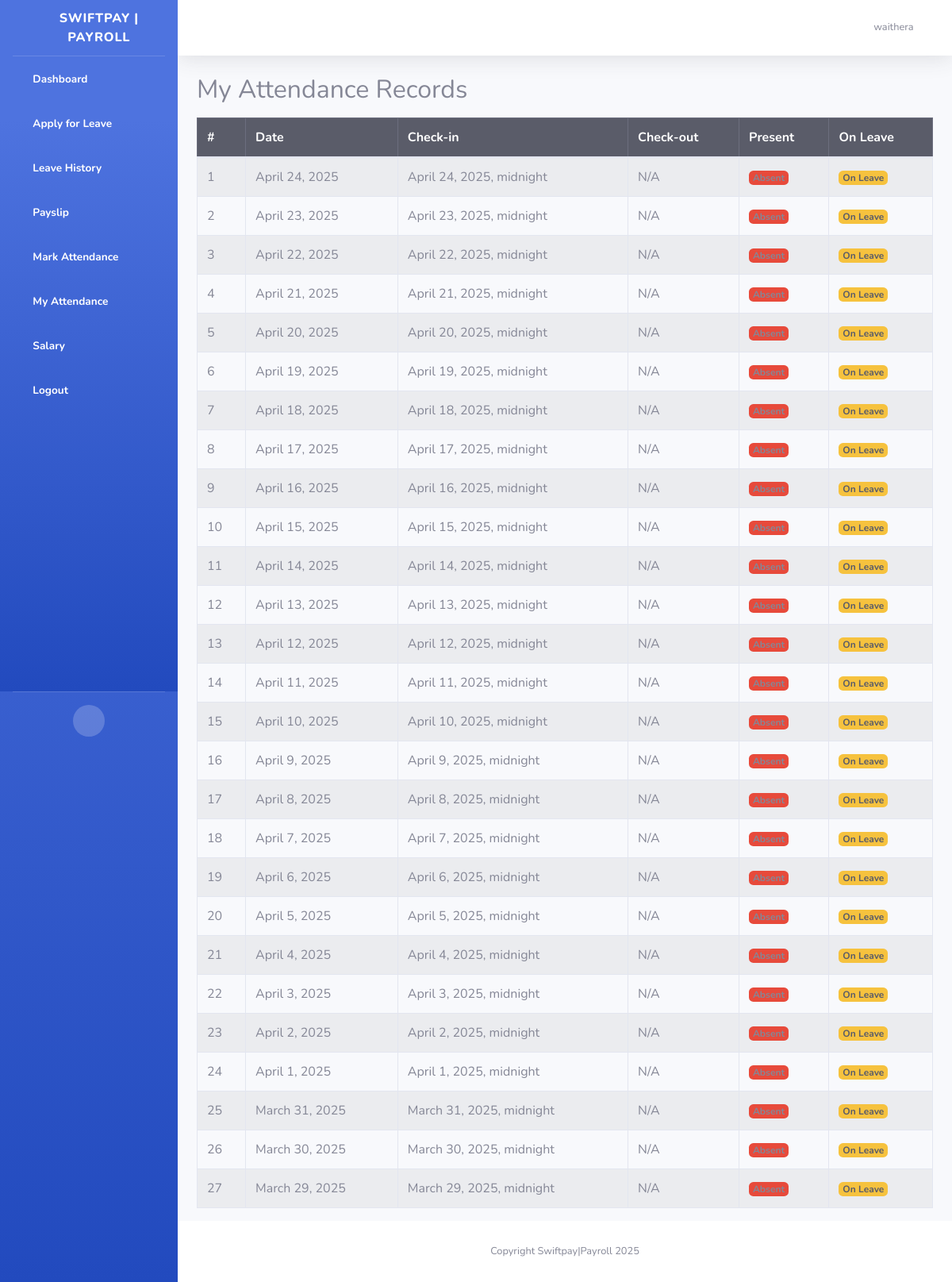
Page /my-attendance/ (signed in) on the committed database.
### mywebsite/models.py (models this page shows, shortened)
class CustomUser(AbstractUser):
    GENDER_CHOICES = [
        ('M', 'Male'),
        ('F', 'Female'),
        ('O', 'Other')
    ]
    employee_id = models.CharField(max_length=20, unique=True)
    date_of_birth = models.DateField(null=True, blank=True)
    gender = models.CharField(max_length=1, choices=GENDER_CHOICES)
    phone_number = models.CharField(max_length=15, blank=True)
    address = models.TextField(blank=True)
    joined_date = models.DateField(default=timezone.now)
    role = models.ForeignKey(EmployeeRole, on_delete=models.SET_NULL, null=True)
    department = models.ForeignKey(Department, on_delete=models.SET_NULL, null=True)
    is_active_employee = models.BooleanField(default=True)
    middle_name = models.CharField(max_length=255, null=True, blank=True)
    residential_status = models.CharField(max_length=2, choices=[
        ('R', 'Resident'),
        ('NR', 'Non-Resident')
    ], null=True, blank=True)
    national_id = models.CharField(max_length=10, null=True, blank=True)
    kra_pin = models.CharField(max_length=11, null=True, blank=True)
    nssf_no = models.CharField(max_length=15, null=True, blank=True)
    nhif_no = models.CharField(max_length=15, null=True, blank=True)
    passport_photo = models.ImageField(upload_to='employee_photos/', blank=True, null=True)
    basic_salary = models.DecimalField(max_digits=10, decimal_places=2, null=True, blank=True)
    bank = models.CharField(max_length=50, null=True, blank=True)
    bank_account_name = models.CharField(max_length=255, null=True, blank=True)
    bank_account_number = models.CharField(max_length=35, null=True, blank=True)
    bank_branch = models.CharField(max_length=40, null=True, blank=True)
    employee_personal_number = models.CharField(max_length=50, null=True, blank=True)
    date_of_employment = models.DateField(null=True, blank=True)
    contract_type = models.CharField(choices=[
        ('P', 'Permanent'),
        ('T', 'Temporary')
    ], max_length=1, null=True, blank=True)
    job_title = models.CharField(max_length=50, null=True, blank=True)
    employee_email = models.EmailField(null=True, blank=True)
    mobile_phone = models.CharField(max_length=15, null=True, blank=True)

class Attendance(models.Model):
    employee = models.ForeignKey(CustomUser, on_delete=models.CASCADE)
    date = models.DateField()
    check_in = models.DateTimeField()
    check_out = models.DateTimeField(null=True, blank=True)
    is_present = models.BooleanField(default=False)
    is_leave = models.BooleanField(default=False)
    class Meta:
        unique_together = ('employee', 'date')

### mywebsite/views.py (the view)
# urls.py: path('my-attendance/', views.user_attendance_list, name='user_attendance_list'),
@login_required
def user_attendance_list(request):
    attendances = Attendance.objects.filter(employee=request.user).order_by('-date')
    return render(request, 'user_attendance_list.html', {'attendances': attendances})

### templates/user_attendance_list.html
{% extends "base.html" %}
{% block content %}
<div class="container mt-4">
    <h2>My Attendance Records</h2>
    <table class="table table-bordered table-striped mt-3">
        <thead class="table-dark">
            <tr>
                <th>#</th>
                <th>Date</th>
                <th>Check-in</th>
                <th>Check-out</th>
                <th>Present</th>
                <th>On Leave</th>
            </tr>
        </thead>
        <tbody>
            {% for attendance in attendances %}
            <tr>
                <td>{{ forloop.counter }}</td>
                <td>{{ attendance.date }}</td>
                <td>{{ attendance.check_in }}</td>
                <td>{{ attendance.check_out|default:"N/A" }}</td>
                <td>
                    {% if attendance.is_present %}
                        <span class="badge bg-success">Present</span>
                    {% else %}
                        <span class="badge bg-danger">Absent</span>
                    {% endif %}
                </td>
                <td>
                    {% if attendance.is_leave %}
                        <span class="badge bg-warning text-dark">On Leave</span>
                    {% else %}
                        <span class="badge bg-secondary">No</span>
                    {% endif %}
                </td>
            </tr>
            {% empty %}
            <tr>
                <td colspan="6" class="text-center">No attendance records found.</td>
            </tr>
            {% endfor %}
        </tbody>
    </table>
</div>
{% endblock %}

### templates/base.html (shortened to what this page needs)
<!DOCTYPE html>
<html lang="en">
<head>
    {% load static %}
    <link href="{% static 'theme/vendor/fontawesome-free/css/all.min.css'  %}" rel="stylesheet" type="text/css">
    <link href="{% static 'theme/css/sb-admin-2.min.css'  %}" rel="stylesheet">
    <link href="{% static 'css/app.css'  %}" rel="stylesheet">
    <link href="{% static 'jquerui/jquery-ui.css' %}" rel='stylesheet' type='text/css'/>
    <link href="https://cdn.datatables.net/1.10.20/css/jquery.dataTables.min.css" rel='stylesheet' type='text/css'/>
</head>
<body id="page-top">
<div id="wrapper">
    <ul class="navbar-nav bg-gradient-primary sidebar sidebar-dark accordion" id="accordionSidebar">
        <a class="sidebar-brand d-flex align-items-center justify-content-center" href="/">
            <div class="sidebar-brand-icon rotate-n-15">
                <i class="fas fa-money-check-alt"></i>
            </div>
            <div class="sidebar-brand-text mx-3">SwiftPay | Payroll</div>
        </a>
        {% if user.is_authenticated %}
        <ul class="navbar-nav bg-gradient-primary sidebar sidebar-dark accordion" id="accordionSidebar">
            {% if user.is_superuser %}
                <li class="nav-item active">
                    <a class="nav-link" href="{% url 'dashboard' %}">
                        <i class="fas fa-fw fa-user-shield"></i>
                        <span>Admin Dashboard</span></a>
                </li>
                <li class="nav-item active">
                    <a class="nav-link" href="{% url 'employee_list' %}">
                        <i class="fas fa-fw fa-user-friends"></i>
                        <span>Manage Employees</span></a>
                </li>
                <li class="nav-item active">
                    <a class="nav-link" href="{% url 'leave_application_list' %}">
                        <i class="fas fa-fw fa-calendar-check"></i>
                        <span>Leave Requests</span></a>
                </li>
                <li class="nav-item active">
                    <a class="nav-link" href="{% url 'attendance_list'%}">
                        <i class="fas fa-fw fa-book-medical"></i>
                        <span>Attendance Records</span></a>
                </li>
                <li class="nav-item active">
                    <a class="nav-link" href="{% url 'admin_salary_list'%}">
                        <i class="fas fa-fw fa-check-circle"></i>
                        <span>Salary</span></a>
                </li>
            {% else %}
                <li class="nav-item active">
                    <a class="nav-link" href="{% url 'user_dashboard' %}">
                        <i class="fas fa-fw fa-tachometer-alt"></i>
                        <span>Dashboard</span></a>
                </li>
                <li class="nav-item active">
                    <a class="nav-link" href="{% url 'apply_leave'%}">
                        <i class="fas fa-fw fa-plus"></i>
                        <span>Apply for Leave</span></a>
                </li>
                <li class="nav-item active">
                    <a class="nav-link" href="{% url 'user_leave_history'%}">
                        <i class="fas fa-fw fa-address-card"></i>
                        <span>Leave History</span></a>
                </li>
                <li class="nav-item active">
                    <a class="nav-link" href="/payslip">
                        <i class="fas fa-fw fa-file-invoice-dollar"></i>
                        <span>Payslip</span></a>
                </li>
                <li class="nav-item active">
                    <a class="nav-link" href="{% url 'mark_attendance'%}">
                        <i class="fas fa-fw fa-check-circle"></i>
                        <span>Mark Attendance</span></a>
                </li>
                <li class="nav-item active">
                    <a class="nav-link" href="{% url 'user_attendance_list'%}">
                        <i class="fas fa-fw fa-check-circle"></i>
                        <span>My Attendance</span></a>
                </li>
                <li class="nav-item active">
                    <a class="nav-link" href="{% url 'salary_list'%}">
                        <i class="fas fa-fw fa-check-circle"></i>
                        <span>Salary</span></a>
                </li>
            {% endif %}
            <li class="nav-item active">
                <a class="nav-link" href="{% url 'logout' %}">
                    <i class="fas fa-fw fa-sign-out-alt"></i>
                    <span>Logout</span></a>
            </li>
        </ul>
    {% endif %}
        <hr class="sidebar-divider">
        <div class="text-center d-none d-md-inline">
            <button class="rounded-circle border-0" id="sidebarToggle"></button>
        </div>
    </ul>
    <div id="content-wrapper" class="d-flex flex-column">
        <div id="content">
            <nav class="navbar navbar-expand navbar-light bg-white topbar mb-4 static-top shadow">
                <ul class="navbar-nav ml-auto">
                    <li class="nav-item dropdown no-arrow">
                        <a class="nav-link dropdown-toggle" href="#" id="userDropdown" role="button"
                           data-toggle="dropdown" aria-haspopup="true" aria-expanded="false">
                            <span class="mr-2 d-none d-lg-inline text-gray-600 small">{{request.user.username}}</span>
                            <i class="far fa-user-circle"></i>
                        </a>
                    </li>
                </ul>
            </nav>
            {% block content %}
            {% endblock %}
            <footer class="sticky-footer bg-white">
                <div class="container my-auto">
                    <div class="copyright text-center my-auto">
                        <span>Copyright Swiftpay|Payroll 2025</span>
                    </div>
                </div>
            </footer>
        </div>
    </div>
</div>
</body>
</html>

### rows in the picture
CustomUser: user.username "waithera"
Attendance: date "April 24, 2025", check_in "April 24, 2025, midnight", check_out "N/A", is_present "Absent", is_leave "On Leave"
Attendance: date "April 23, 2025", check_in "April 23, 2025, midnight", check_out "N/A", is_present "Absent", is_leave "On Leave"
Attendance: date "April 22, 2025", check_in "April 22, 2025, midnight", check_out "N/A", is_present "Absent", is_leave "On Leave"
Attendance: date "April 21, 2025", check_in "April 21, 2025, midnight", check_out "N/A", is_present "Absent", is_leave "On Leave"
Attendance: date "April 20, 2025", check_in "April 20, 2025, midnight", check_out "N/A", is_present "Absent", is_leave "On Leave"
Attendance: date "April 19, 2025", check_in "April 19, 2025, midnight", check_out "N/A", is_present "Absent", is_leave "On Leave"
Attendance: date "April 18, 2025", check_in "April 18, 2025, midnight", check_out "N/A", is_present "Absent", is_leave "On Leave"
Attendance: date "April 17, 2025", check_in "April 17, 2025, midnight", check_out "N/A", is_present "Absent", is_leave "On Leave"
Attendance: date "April 16, 2025", check_in "April 16, 2025, midnight", check_out "N/A", is_present "Absent", is_leave "On Leave"
Attendance: date "April 15, 2025", check_in "April 15, 2025, midnight", check_out "N/A", is_present "Absent", is_leave "On Leave"
Attendance: date "April 14, 2025", check_in "April 14, 2025, midnight", check_out "N/A", is_present "Absent", is_leave "On Leave"
Attendance: date "April 13, 2025", check_in "April 13, 2025, midnight", check_out "N/A", is_present "Absent", is_leave "On Leave"
Attendance: date "April 12, 2025", check_in "April 12, 2025, midnight", check_out "N/A", is_present "Absent", is_leave "On Leave"
Attendance: date "April 11, 2025", check_in "April 11, 2025, midnight", check_out "N/A", is_present "Absent", is_leave "On Leave"
Attendance: date "April 10, 2025", check_in "April 10, 2025, midnight", check_out "N/A", is_present "Absent", is_leave "On Leave"
Attendance: date "April 9, 2025", check_in "April 9, 2025, midnight", check_out "N/A", is_present "Absent", is_leave "On Leave"
Attendance: date "April 8, 2025", check_in "April 8, 2025, midnight", check_out "N/A", is_present "Absent", is_leave "On Leave"
Attendance: date "April 7, 2025", check_in "April 7, 2025, midnight", check_out "N/A", is_present "Absent", is_leave "On Leave"
Attendance: date "April 6, 2025", check_in "April 6, 2025, midnight", check_out "N/A", is_present "Absent", is_leave "On Leave"
Attendance: date "April 5, 2025", check_in "April 5, 2025, midnight", check_out "N/A", is_present "Absent", is_leave "On Leave"
Attendance: date "April 4, 2025", check_in "April 4, 2025, midnight", check_out "N/A", is_present "Absent", is_leave "On Leave"
Attendance: date "April 3, 2025", check_in "April 3, 2025, midnight", check_out "N/A", is_present "Absent", is_leave "On Leave"
Attendance: date "April 2, 2025", check_in "April 2, 2025, midnight", check_out "N/A", is_present "Absent", is_leave "On Leave"
Attendance: date "April 1, 2025", check_in "April 1, 2025, midnight", check_out "N/A", is_present "Absent", is_leave "On Leave"
Attendance: date "March 31, 2025", check_in "March 31, 2025, midnight", check_out "N/A", is_present "Absent", is_leave "On Leave"
Attendance: date "March 30, 2025", check_in "March 30, 2025, midnight", check_out "N/A", is_present "Absent", is_leave "On Leave"
Attendance: date "March 29, 2025", check_in "March 29, 2025, midnight", check_out "N/A", is_present "Absent", is_leave "On Leave"
